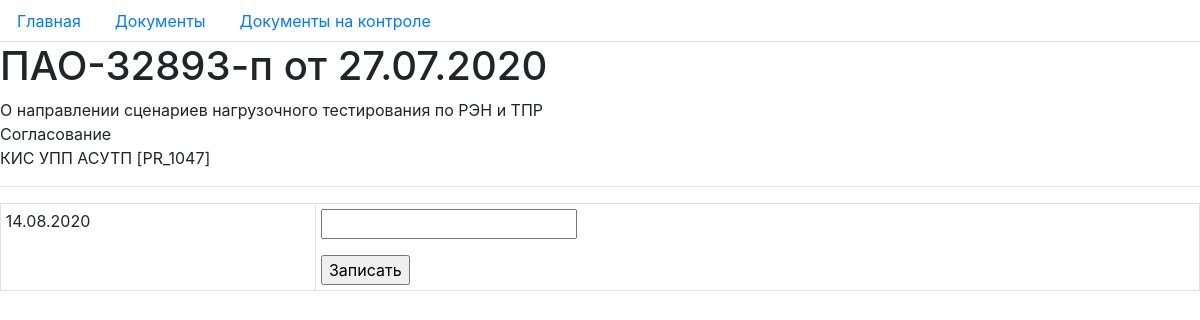
Page /document/document/4/ on the earlier database version.
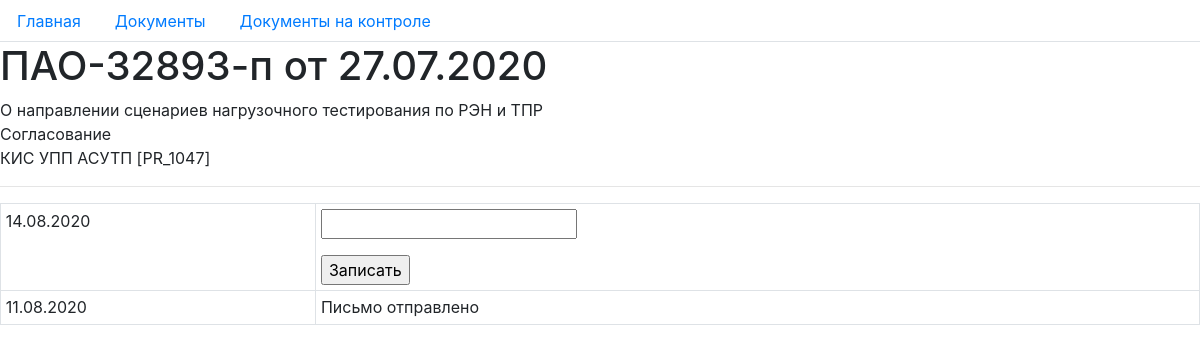
Same page on the later database version.
### document/models.py (models this page shows, shortened)
class DocumentComment(models.Model):
    comment = models.CharField(max_length=100, verbose_name="Комментарий")
    date = models.DateTimeField(verbose_name="Дата комментария", auto_now=True)
    document = models.ForeignKey(Document, verbose_name="Документ", on_delete=models.PROTECT)
    class Meta:
        verbose_name = "Комментарий"
        verbose_name_plural = "Комментарии"
        ordering = ["-date"]

### document/views.py (the view)
# urls.py: path("document/<int:pk>/", views.document, name="document"),
def document(request, pk):
    document = Document.objects.get(pk=pk)
    if request.method == "POST":
        form = CommentForm(request.POST)
        if form.is_valid():
            new_comment = form.save(commit=False)
            new_comment.document = document
            new_comment.save()
    context = {
        "title": document.sed_number,
        "document": document,
        "form": CommentForm(instance=document),
        "today": timezone.localdate(),
    }
    return render(request, "document/document.html", context)

### document/forms.py
class CommentForm(ModelForm):
    class Meta:
        model = DocumentComment
        fields = ['comment']
        labels = {'comment': ""}

### document/models.py (called while the page is built)
    def __str__(self):
        return self.status

### project/models.py (called while the page is built)
    def __str__(self):
        return f"{self.abbr_name} [{self.upit_code}]"

### document/templates/document/document.html (shortened to what this page needs)
{% extends "base.html" %}
{% block content %}
<h1>{{ title }}
    от {{ document.reg_date|date:"d.m.Y"}}
</h1>
<div>{{ document.name }}</div>
<div>{{ document.status }}</div>
<div>{{ document.project }}</div>
<hr />
<table class="table table-hover table-bordered table-sm">
    <tr><td>{{ today|date:"d.m.Y" }}</td>
    <td>
        <form method="post">
            {{ form.as_p }}
            <input type="submit" value="Записать" />
        </form>
    </td>
    </tr>
    {% for comment in document.documentcomment_set.all %}
    <tr>
        <td>{{ comment.date|date:"d.m.Y" }}</td>
        <td>{{ comment.comment }}</td>
    </tr>
    {% endfor %}
</table>
{% endblock %}

Differences in the rows shown:
added DocumentComment: date "11.08.2020", comment "Письмо отправлено"
